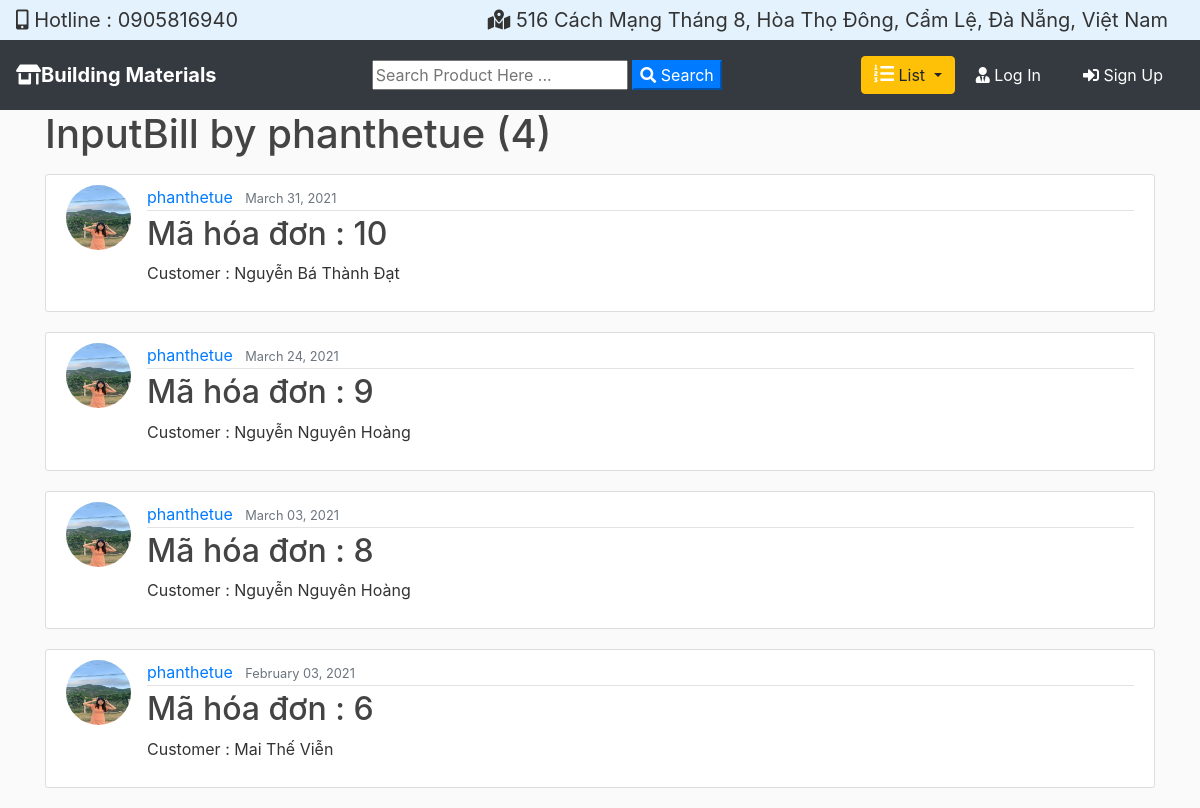
The page /staff/output_bill/phanthetue on the database its author committed.
### vatlieu/models.py (models this page shows, shortened)
class Bill(models.Model) :
    STATUS = (
        (1, 'Pending'),
        (0, 'Out for delivery'),
        (-1, 'Delivered'),
    )
    id = models.AutoField(primary_key=True)
    staff = models.ForeignKey(User, on_delete=models.CASCADE, null=True)
    flag = models.IntegerField(default=1, choices=STATUS)
    class Meta:
        abstract = True

class OutputBill(Bill):
    customer = models.ForeignKey(Customer, on_delete=models.CASCADE, related_name="output_bills")
    output_date = models.DateField(_("Date"), default=datetime.today)

class AbstractPerson(models.Model):
    id = models.AutoField(primary_key=True)
    name = models.CharField(max_length=45)
    address = models.CharField(max_length=45, null=True)
    phone_number = models.CharField(max_length=45, null=True)
    discription = models.TextField(null=True)
    class Meta:
        abstract = True

class Customer(AbstractPerson):
    def __str__(self):  # show the name of customer when print
        return self.name

### Users/models.py (models this page shows, shortened)
class Profile(models.Model):
    user = models.OneToOneField(User, on_delete=models.CASCADE)
    image = models.ImageField(default='default.jpg', upload_to='profile_pics')
    sex = models.CharField(default="male", max_length=6)
    phone_number = models.CharField(max_length=10, default="0000000000")

### vatlieu/views.py (the view)
# urls.py: path('staff/output_bill/<str:username>', UserOutputBillListView.as_view(), name='staff-output-bill'),
class UserOutputBillListView(ListView):
    model = OutputBill
    template_name = 'vatlieu/staff/staff_output_bill.html'  # <app>/<model>_<viewtype>.html
    context_object_name = 'output_bills'  # using in template
    ordering = ['-output_date']
    paginate_by = 5  # Số lượng phân trang
    def get_queryset(self):
        user = get_object_or_404(User, username=self.kwargs.get('username'))
        return OutputBill.objects.filter(staff=user).order_by('-output_date')

### vatlieu/templates/vatlieu/staff/staff_output_bill.html (shortened to what this page needs)
{% extends "vatlieu/base.html" %}
{% block content %}
    <h1 class="mb-3">InputBill by {{ view.kwargs.username }} ({{ page_obj.paginator.count }})</h1>
    {% for output_bill in output_bills %}
        <article class="media content-section">
          <img class="rounded-circle article-img" src="{{ output_bill.staff.profile.image.url }}">
          <div class="media-body">
            <div class="article-metadata">
              <a class="mr-2" href="{% url 'staff-output-bill' output_bill.staff.username %}">{{ output_bill.staff.username }}</a>
              <small class="text-muted">{{ output_bill.output_date|date:"F d, Y" }}</small>
            </div>
            <h2><a class="article-title" href="{% url 'output-bill-detail' output_bill.id %}">Mã hóa đơn : {{ output_bill.id }}</a></h2>
            <p class="article-content">Customer : {{ output_bill.customer }}</p>
          </div>
        </article>
    {% endfor %}
{% endblock content %}

### vatlieu/static/vatlieu/main.css (style rules this page uses)
body { background: #fafafa; color: #333333; margin-top: 0; }
h1, h2, h3, h4, h5, h6 { color: #444444; }
.content-section { background: #ffffff; padding: 10px 20px; border: 1px solid #dddddd; border-radius: 3px; margin-bottom: 20px; }
.article-title { color: #444444; }
.article-content { white-space: pre-line; }
.article-img { height: 65px; width: 65px; margin-right: 16px; }
.article-metadata { padding-bottom: 1px; margin-bottom: 4px; border-bottom: 1px solid #e3e3e3 }

### rows shown on the page
OutputBill: staff.profile.image (picture), staff.username "phanthetue", output_date "March 31, 2021", id "10", customer "Nguyễn Bá Thành Đạt"
OutputBill: staff.profile.image (picture), staff.username "phanthetue", output_date "March 24, 2021", id "9", customer "Nguyễn Nguyên Hoàng"
OutputBill: staff.profile.image (picture), staff.username "phanthetue", output_date "March 03, 2021", id "8", customer "Nguyễn Nguyên Hoàng"
OutputBill: staff.profile.image (picture), staff.username "phanthetue", output_date "February 03, 2021", id "6", customer "Mai Thế Viễn"

### other values the page prints
{{ view.kwargs.username }} "phanthetue"
{{ page_obj.paginator.count }} "4"
